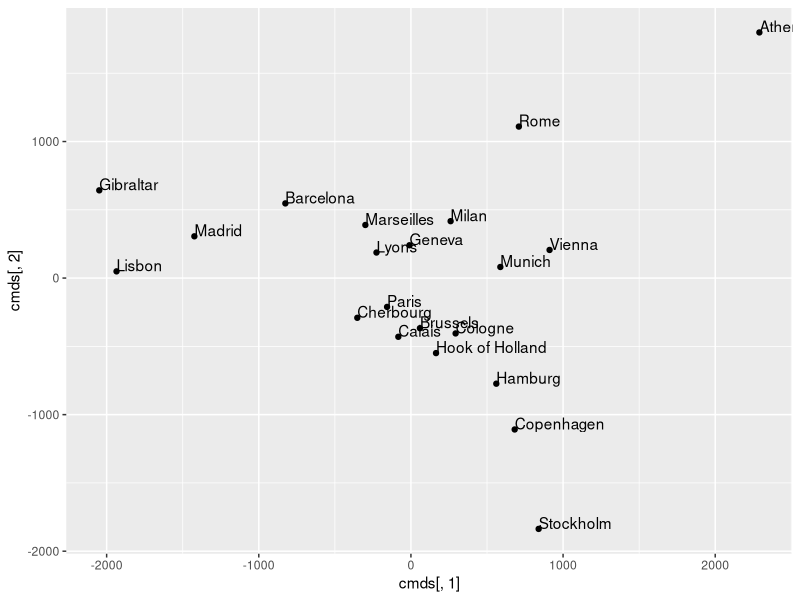
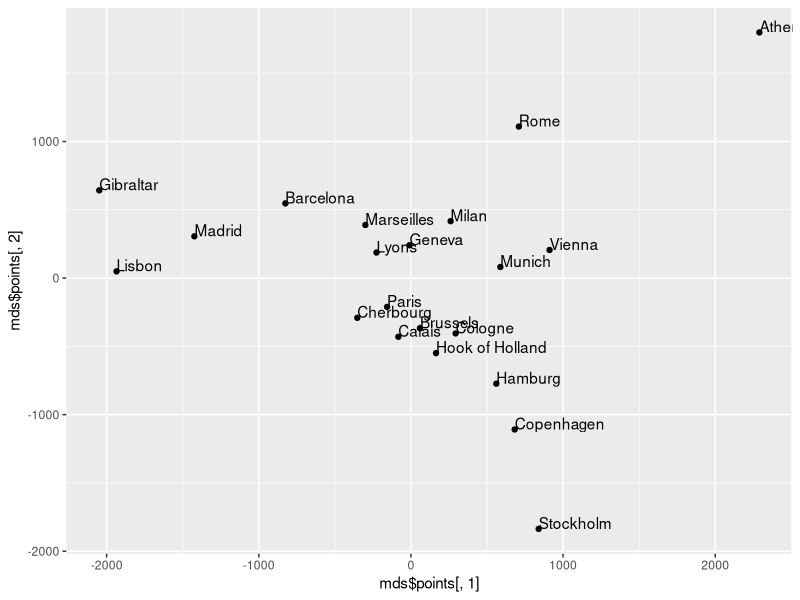

The R source for these figures, in order:
############################
### librerias necesarias ###
############################

library(ggplot2)
library(MASS)


########################
### eurodist dataset ###
########################

# https://www.rdocumentation.org/packages/datasets/versions/3.6.2/topics/eurodist

eurodist
# los datos son una matriz de distancia

#dimensiones
dim(as.matrix(eurodist))


###################
### classic mds ###
###################

?cmdscale
cmds = cmdscale(eurodist,k=2)
cmds

# visualizacion de las coordenadas obtenidas
ggplot(as.data.frame(cmds), aes(x= cmds[,1], y= cmds[,2], label=rownames(as.matrix(eurodist))))+
  geom_point() +geom_text(hjust=0, vjust=0)



######################
### non-metric mds ###
######################

?isoMDS
mds=isoMDS(eurodist,k=2)

## coordenadas obtenidas
mds$points

# visualizacion de las coordenadas obtenidas
ggplot(as.data.frame(mds$points), aes(x= mds$points[,1], y= mds$points[,2], label=rownames(as.matrix(eurodist))))+
  geom_point() +geom_text(hjust=0, vjust=0)
